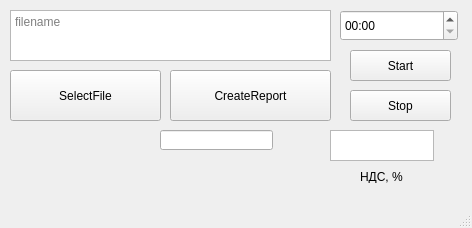
<?xml version="1.0" encoding="UTF-8"?>
<ui version="4.0">
 <class>MainWindow</class>
 <widget class="QMainWindow" name="MainWindow">
  <property name="geometry">
   <rect>
    <x>0</x>
    <y>0</y>
    <width>472</width>
    <height>228</height>
   </rect>
  </property>
  <property name="windowTitle">
   <string>MTS</string>
  </property>
  <widget class="QWidget" name="centralwidget">
   <widget class="QPushButton" name="selectFileButton">
    <property name="geometry">
     <rect>
      <x>10</x>
      <y>70</y>
      <width>151</width>
      <height>51</height>
     </rect>
    </property>
    <property name="text">
     <string>SelectFile</string>
    </property>
   </widget>
   <widget class="QPushButton" name="createReportButton">
    <property name="geometry">
     <rect>
      <x>170</x>
      <y>70</y>
      <width>161</width>
      <height>51</height>
     </rect>
    </property>
    <property name="text">
     <string>CreateReport</string>
    </property>
   </widget>
   <widget class="QTextEdit" name="filenameTextLine">
    <property name="geometry">
     <rect>
      <x>10</x>
      <y>10</y>
      <width>321</width>
      <height>51</height>
     </rect>
    </property>
    <property name="readOnly">
     <bool>true</bool>
    </property>
    <property name="placeholderText">
     <string>filename</string>
    </property>
   </widget>
   <widget class="QTimeEdit" name="timeEdit">
    <property name="geometry">
     <rect>
      <x>340</x>
      <y>10</y>
      <width>118</width>
      <height>31</height>
     </rect>
    </property>
    <property name="displayFormat">
     <string>HH:mm</string>
    </property>
   </widget>
   <widget class="QLineEdit" name="reportDoneLine">
    <property name="geometry">
     <rect>
      <x>160</x>
      <y>130</y>
      <width>113</width>
      <height>20</height>
     </rect>
    </property>
   </widget>
   <widget class="QPushButton" name="startThreadButton">
    <property name="geometry">
     <rect>
      <x>350</x>
      <y>50</y>
      <width>101</width>
      <height>31</height>
     </rect>
    </property>
    <property name="text">
     <string>Start</string>
    </property>
   </widget>
   <widget class="QPushButton" name="stopThreadButton">
    <property name="geometry">
     <rect>
      <x>350</x>
      <y>90</y>
      <width>101</width>
      <height>31</height>
     </rect>
    </property>
    <property name="text">
     <string>Stop</string>
    </property>
   </widget>
   <widget class="QPlainTextEdit" name="plainTextEdit">
    <property name="geometry">
     <rect>
      <x>330</x>
      <y>130</y>
      <width>104</width>
      <height>31</height>
     </rect>
    </property>
   </widget>
   <widget class="QLabel" name="label">
    <property name="geometry">
     <rect>
      <x>360</x>
      <y>170</y>
      <width>47</width>
      <height>13</height>
     </rect>
    </property>
    <property name="text">
     <string>НДС, %</string>
    </property>
   </widget>
  </widget>
  <widget class="QMenuBar" name="menubar">
   <property name="geometry">
    <rect>
     <x>0</x>
     <y>0</y>
     <width>472</width>
     <height>21</height>
    </rect>
   </property>
  </widget>
  <widget class="QStatusBar" name="statusbar"/>
 </widget>
 <resources/>
 <connections/>
</ui>
